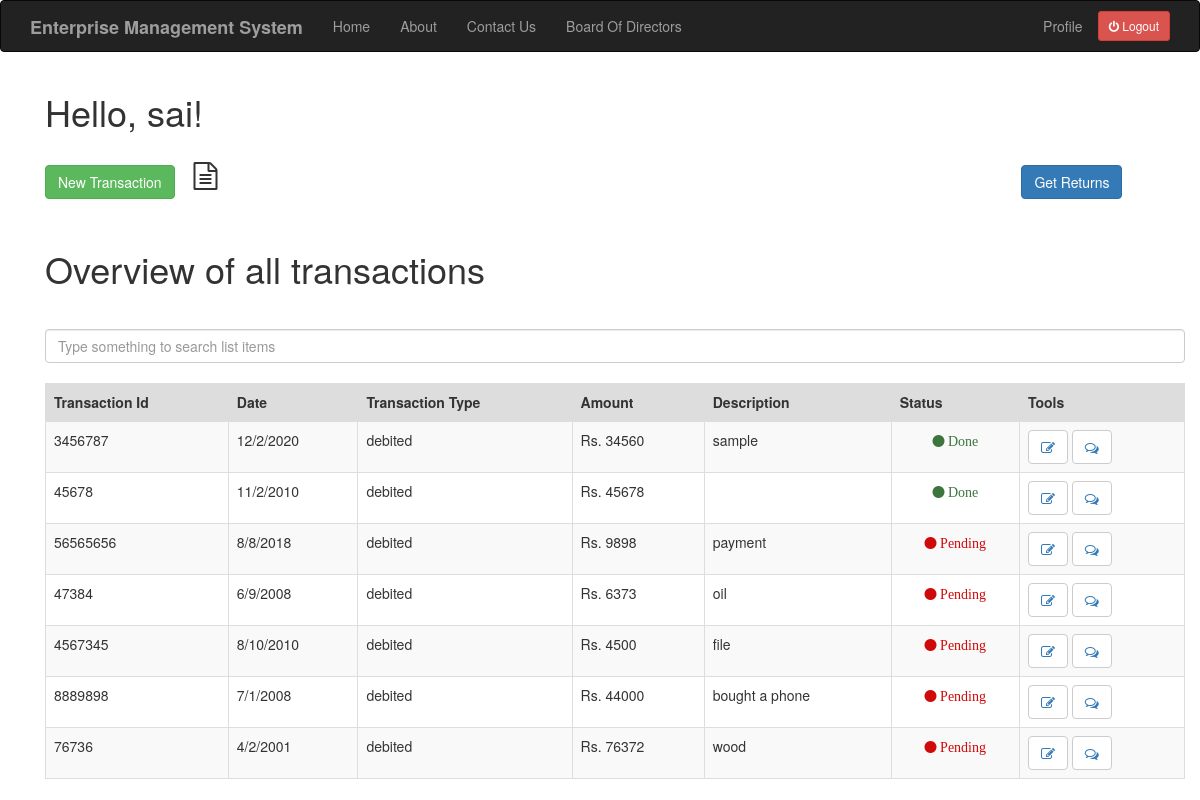
Before: /index (signed in) with the older database file.
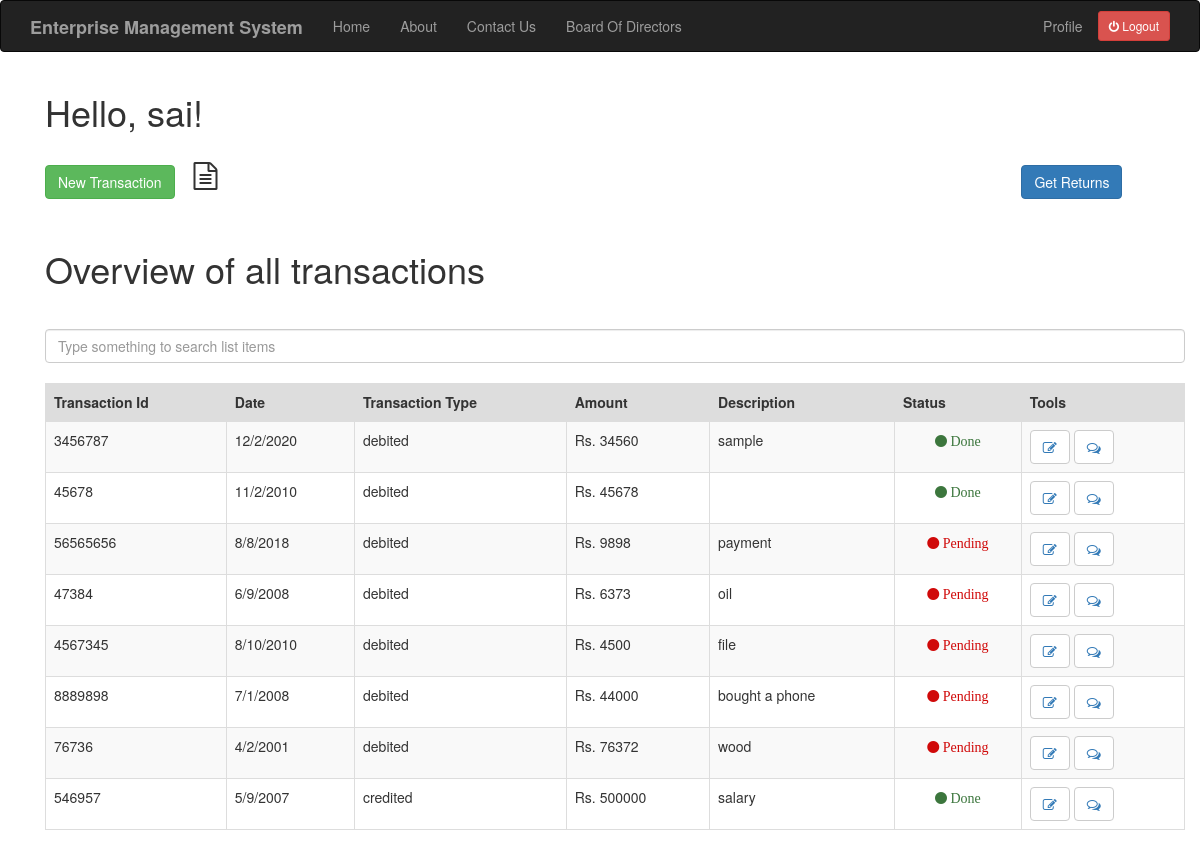
After: the same page with the newer database file.
### app/models.py (models this page shows, shortened)
class User(UserMixin,db.Model):
    id = db.Column(db.Integer,primary_key=True)
    username = db.Column(db.String(64), index=True,unique=True)
    email = db.Column(db.String(120),index=True,unique=True)
    password_hash = db.Column(db.String(128))
    job = db.Column(db.String(64))
    posts = db.relationship('Post',backref='author',lazy='dynamic')
    comment = db.relationship('Comment',backref='comment_by',lazy='dynamic')
    about_me = db.Column(db.String(140))
    last_seen = db.Column(db.DateTime, default=datetime.utcnow)

class Transaction(db.Model):
    id = db.Column(db.Integer,primary_key=True)
    tr_id = db.Column(db.Integer)
    date = db.Column(db.String(64))
    description = db.Column(db.String(140))
    tr_type = db.Column(db.String(64))
    amount = db.Column(db.Integer)
    valid = db.Column(db.Boolean, default=False)
    user_id = db.Column(db.Integer,db.ForeignKey('user.id'))
    comment = db.relationship('Comment',backref='comment_of',lazy='dynamic')
    document = db.relationship('Document',backref='document_of',lazy='dynamic')

### app/routes.py (the view)
@app.route('/index')
@login_required
def index():
    if current_user.job != 'Acc':
        transaction = Transaction.query.filter_by(user_id=current_user.id)
        return render_template("index.html", title='HomePage',transaction=transaction)
    else:
        return redirect(url_for('acc_index'))

### app/models.py (called while the page is built)
@login.user_loader
def load_user(id):
    return User.query.get(int(id))

### app/routes.py (called while the page is built)
@app.before_request
def before_request():
    if current_user.is_authenticated:
        current_user.last_seen = datetime.utcnow()
        db.session.commit()

### app/templates/index.html (shortened to what this page needs)
{% extends "base.html" %}
{% import 'bootstrap/wtf.html' as wtf %}
{% block app_content %}
<link rel="stylesheet" href="https://cdnjs.cloudflare.com/ajax/libs/font-awesome/4.7.0/css/font-awesome.min.css">
    <div class="container">
        <h1>Hello, {{ current_user.username }}!</h1>
        <br>
        <p> <a href="{{ url_for('add_transaction') }}" class="btn btn-success">New Transaction</a> <i class="fa fa-file-text-o fa-2x" aria-hidden="true" style="margin-left: 15px;"></i> <a href="{{ url_for('get_returns') }}" style="margin-left:800px;" class="btn btn-primary"> Get Returns </a> </p>
        <br>
        <h1>Overview of all transactions</h1>
        <br>
        <input class="form-control mb-4" id="tableSearch" type="text" placeholder="Type something to search list items">
        <br>
        <table class="table table-bordered table-striped" id="keywords">
            <thead>
                <tr style="background-color: #dddddd">
                    <th>Transaction Id</th>
                    <th>Date</th>
                    <th>Transaction Type</th>
                    <th>Amount</th>
                    <th>Description</th>
                    <th>Status</th>
                    <th>Tools</th>
                </tr>
            </thead>
            <tbody id="myTable">
            {% for po in transaction %}
                <tr>
                    <td>{{ po.tr_id }}</td>
                    <td>{{ po.date }}</td>
                    <td>{{ po.tr_type }}</td>
                    <td>Rs. {{ po.amount }}</td>
                    <td>{{ po.description }}</td>
                    <td>{% if po.valid == False %}
                      <p style="text-align: center;"><i class="fa fa-circle red" aria-hidden="true"> Pending</i></p>
                      {% else %}
                      <p style="text-align: center;"><i class="fa fa-circle green" aria-hidden="true"> Done</i></p>
                      {% endif %}
                    </td>
                    <td> <button type="button" class="btn btn-default"><a href="{{ url_for('edit_transaction', trans_id = po.id) }}"><i class="fa fa-pencil-square-o fa-1x" aria-hidden="true"></i></a></button>
                    <button type="button" class='btn btn-default'><a href="{{ url_for('add_comment', trans_id = po.id) }}"><i class="fa fa-comments-o fa-1x" aria-hidden="true"></i></a></button> </td>
                </tr>
            {% endfor %}
            </tbody>
        </table>
    </div>
{% endblock %}

### app/templates/base.html (shortened to what this page needs)
{% extends 'bootstrap/base.html' %}
{% block navbar %}
    <nav class="navbar navbar-inverse">
        <div class="container">
            <div class="navbar-header">
                <a class="navbar-brand"><b>Enterprise Management System</b></a>
            </div>
            <div class="collapse navbar-collapse" id="bs-example-navbar-collapse-1">
                <ul class="nav navbar-nav">
                    <li><a href="{{ url_for('home') }}">Home</a></li>
                    <li><a href="{{ url_for('about') }}">About</a></li>
                    <li><a href="{{ url_for('contact') }}">Contact Us</a></li>
                    <li><a href="{{ url_for('brd') }}">Board Of Directors</a></li>
                </ul>
                <ul class="nav navbar-nav navbar-right">
                    {% if current_user.is_anonymous %}
                    <li><a href="{{ url_for('login') }}">Login</a></li>
                    {% else %}
                    <li><a href="{{ url_for('user', username=current_user.username) }}">Profile</a></li>
                    <li><p style="margin-top: 10px;"><a href="{{ url_for('logout') }}" class="btn btn-sm btn-danger"><i class="fa fa-power-off" aria-hidden="true"></i> Logout</a></p></li>
                    {% endif %}
                </ul>
            </div>
        </div>
    </nav>
{% endblock %}
{% block content %}
    <div class="container">
        {% block app_content %}{% endblock %}
    </div>
{% endblock %}

### app/templates/index.html (style rules this page uses)
.red { color: #d00909; }
.green { color: #3c763d; }

Changed rows visible on the page:
added Transaction: tr_id "546957", date "5/9/2007", tr_type "credited", amount "500000", description "salary", valid "Done"
